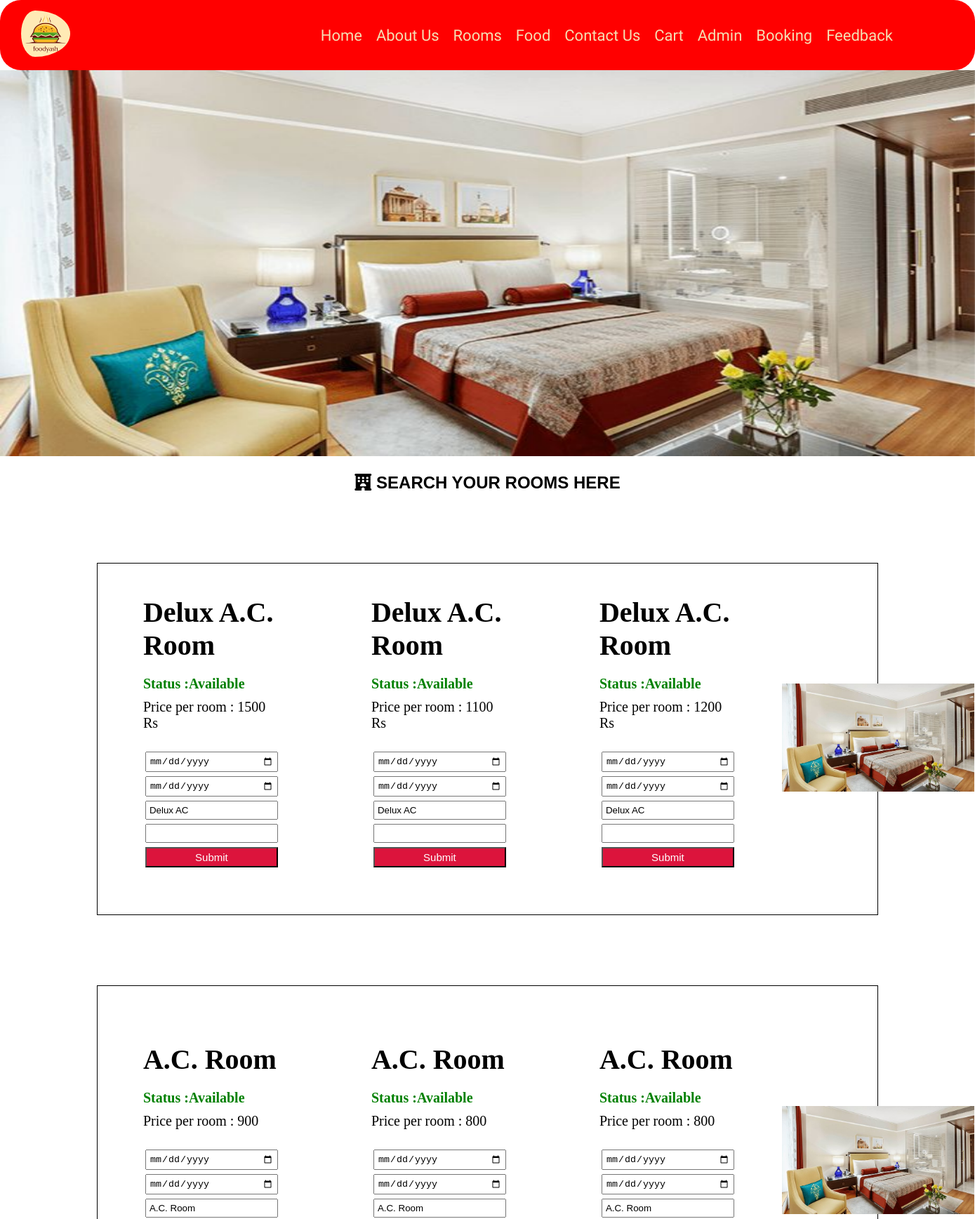
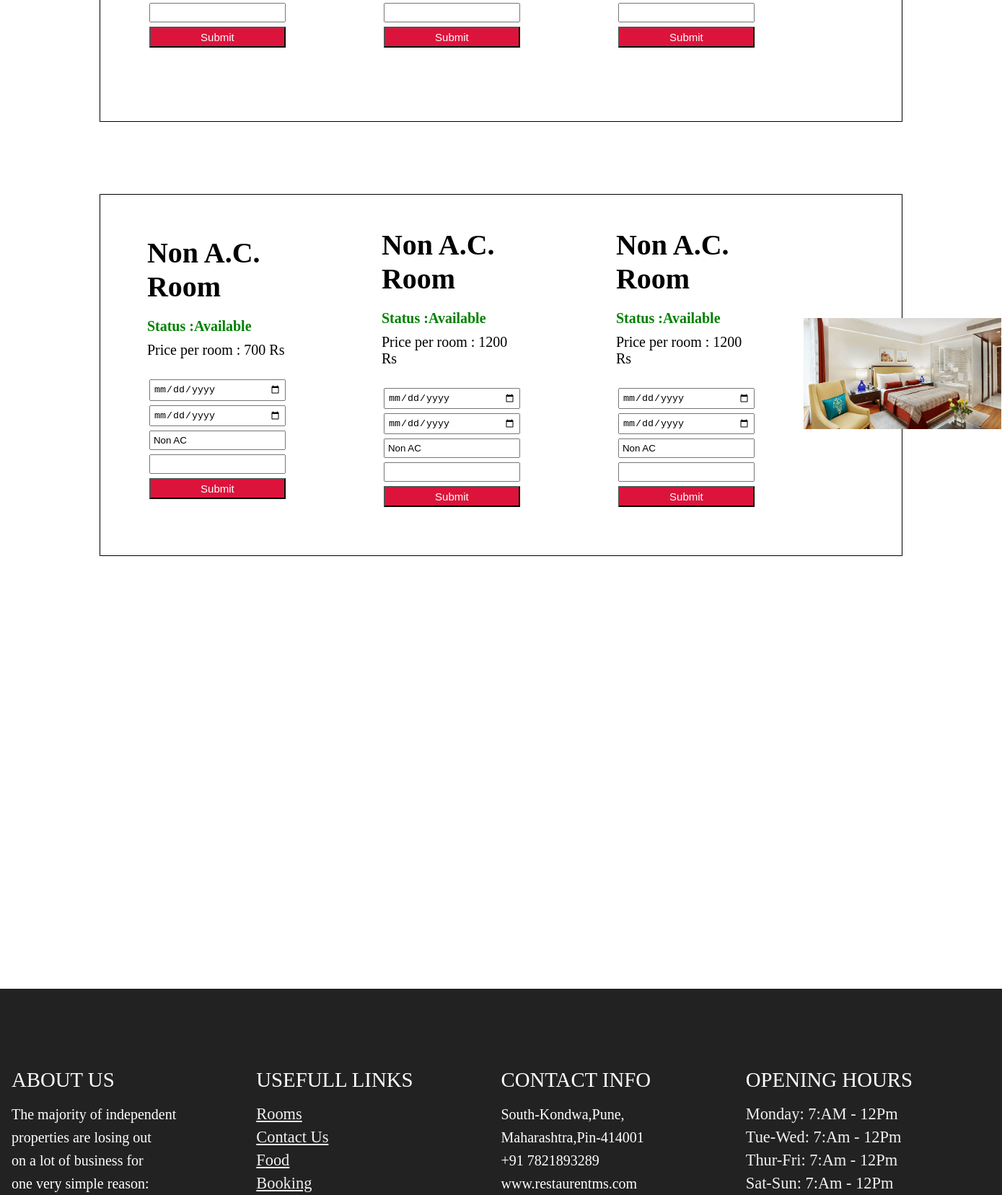
Screenshot of /room.php (upper part) with the database file from the repository (2 pictures, top to bottom).
### tables this page shows
CREATE TABLE `deluxacroom` (
  `id` int(11) NOT NULL,
  `roomno` int(11) NOT NULL,
  `roomtype` varchar(20) DEFAULT NULL,
  `price` int(11) NOT NULL,
  `status` varchar(20) NOT NULL DEFAULT 'un book'
);

CREATE TABLE `acroom` (
  `id` int(11) NOT NULL,
  `roomno` int(11) NOT NULL,
  `roomtype` varchar(20) DEFAULT NULL,
  `price` int(11) NOT NULL,
  `status` varchar(20) NOT NULL DEFAULT 'un book'
);

CREATE TABLE `nonac` (
  `id` int(11) NOT NULL,
  `roomno` int(11) NOT NULL,
  `roomtype` varchar(20) DEFAULT NULL,
  `price` int(11) NOT NULL,
  `status` varchar(20) NOT NULL DEFAULT 'un book'
);

### room.php (the view, shortened to what this page needs)
<?php
include 'header.php';
include 'dbcon.php';
?>
<div id="room-home">
     <figure>
         <img src="img/deluxroom.jpg" alt="delux">
     </figure>
</div>
<div id="f1">
    <h2 class="room-h2"><i class="fas fa-hotel"></i> SEARCH YOUR ROOMS HERE</h2>
         <?php
         $r = $_GET['room'];
         $ci = $_GET['ci'];
         $co = $_GET['co'];
         ?>
         <?php
         $qryy = "SELECT * FROM `deluxacroom` WHERE `status`='un book'";
         $run = mysqli_query($sql, $qryy);
         $count = mysqli_num_rows($run);
         if ($count > 0) { ?>
                   <section id="rooms-right">
                   <?php while ($row = mysqli_fetch_assoc($run)) { ?>
                   <div class="paras">
                     <p class="sectionTag">Delux A.C. Room</p>
                     <p class="sectionsubTag g">Status :Available </p>
                     <p class="sectionsubTag ">Price per room : <?php echo $row[
                         'price'
                     ]; ?> Rs</p>
                     <form action="r1.php" method="get">
                     <input type="date" name="ci"  value="<?php echo $ci; ?>" required>
                     <input type="date" name="co"  value="<?php echo $co; ?>" required>
                     <input type="text" name="rt" value="Delux AC" required>
                     <input type="text" name="nr" value="<?php echo $r; ?>" required>
                     <input type="submit" id="room-btn">
                     </form>
                     <br>
                     </div>
                     <?php } ?>
                     <div class="thumbnail">
                         <img src="img/deluxroom.jpg" alt="delux" class="imgFluid">
                     </div>
               </section>
         <?php }
         ?>
             <?php
             $qryy = "SELECT * FROM `acroom` WHERE `status`='un book'";
             $run = mysqli_query($sql, $qryy);
             $count = mysqli_num_rows($run);
             if ($count > 0) { ?>
                   <section id="rooms-right">
                    <?php while ($row = mysqli_fetch_assoc($run)) { ?>
                   <div class="paras">
                     <p class="sectionTag"> A.C. Room</p>
                     <p class="sectionsubTag g">Status :Available </p>
                     <p class="sectionsubTag ">Price per room : <?php echo $row[
                         'price'
                     ]; ?></p>
                     <form action="r2.php" method="get">
                     <input type="date" name="ci"  value="<?php echo $ci; ?>" required>
                     <input type="date" name="co"  value="<?php echo $co; ?>" required>
                     <input type="text" name="rt" value="A.C. Room" required>
                     <input type="text" name="nr" value="<?php echo $r; ?>" required>
                     <input type="submit" id="room-btn">
                     </form>
                     <br>
                     </div>
                     <?php } ?>
                     <div class="thumbnail">
                         <img src="img/deluxroom.jpg" alt="delux" class="imgFluid">
                     </div>
               </section>
         <?php }
             ?>
             <?php
             $qryy = "SELECT * FROM `nonac` WHERE `status`='un book'";
             $run = mysqli_query($sql, $qryy);
             $count = mysqli_num_rows($run);
             if ($count > 0) { ?>
                   <section id="rooms-right">
                    <?php while ($row = mysqli_fetch_assoc($run)) { ?>
                   <div class="paras">
                     <p class="sectionTag">Non A.C. Room</p>
                     <p class="sectionsubTag g">Status :Available </p>
                     <p class="sectionsubTag ">Price per room : <?php echo $row[
                         'price'
                     ]; ?> Rs</p>
                     <form action="r3.php" method="get">
                     <input type="date" name="ci"  value="<?php echo $ci; ?>" required>
                     <input type="date" name="co"  value="<?php echo $co; ?>" required>
                     <input type="text" name="rt" value="Non AC" required>
                     <input type="text" name="nr" value="<?php echo $r; ?>" required>
                     <input type="submit" id="room-btn">
                     </form>
                     <br>
                     </div>
                     <?php } ?>
                     <div class="thumbnail">
                         <img src="img/deluxroom.jpg" alt="delux" class="imgFluid">
                     </div>
               </section>
         <?php }
             ?>
     </div>
<?php include 'headfooter.php'; ?>
</body>
</html>

### header.php (shortened to what this page needs)
<!DOCTYPE html>
<html lang="en">
<head>
    <link rel="stylesheet" href="css/style.css">
</head>
<body>
    <nav class="navbar">
        <div class="left-nav">
            <img src="img/logo.png" alt="logo">
        </div>
        <div class="right-nav">
            <ul>
                <li class="item"><a href="index.php">Home</a></li>
                <li class="item"><a href="about.php">About Us</a></li>
                <li class="item"><a href="room.php">Rooms</a></li>
                <li class="item"><a href="food.php">Food</a></li>
                <li class="item"><a href="contact.php">Contact Us</a></li>
                <li class="item"><a href="cart.php">Cart</a></li>
                <li class="item"><a href="admin.php">Admin</a></li>
                <li class="item"><a href="bookinghall.php">Booking</a></li>
                <li class="item"><a href="feedback.php">Feedback</a></li>
            </ul>
        </div>
    </nav>

### headfooter.php (shortened to what this page needs)
<section id="footer" class="section footer">
        <div class="container">
            <div class="footer-container">
                <div class="footer-center">
                <h3>ABOUT US</h3>
                <p>The majority of independent <br> properties are losing out <br> on a lot of business for <br> one very simple reason: <br> their hotel websites are poorly <br> designed.</p>
                </div>
                <div class="footer-center">
                    <h3>USEFULL LINKS</h3>
                    <a href="room.php">Rooms</a>
                    <a href="contact.php">Contact Us</a>
                    <a href="food.php">Food</a>
                    <a href="booking.php">Booking</a>
                </div>
                <div class="footer-center">
                    <h3>CONTACT INFO</h3>
                    <p>South-Kondwa,Pune, <br>Maharashtra,Pin-414001 <br>+91 7821893289 <br>www.restaurentms.com</p>
                </div>
                <div class="footer-center">
                    <h3>OPENING HOURS</h3>
                    <div>
                        Monday: 7:AM - 12Pm
                    </div>
                    <div>
                        Tue-Wed: 7:Am - 12Pm
                    </div>
                    <div>
                        Thur-Fri: 7:Am - 12Pm
                    </div>
                    <div>
                        Sat-Sun: 7:Am - 12Pm
                    </div>
                </div>
            </div>
        </div>
    </section>

### css/style.css (style rules this page uses)
* { padding: 0; margin: 0; }
.navbar { width: 100%; position: sticky; height: 100px; background-color: red; display: flex; align-items: center; justify-content: center; border-radius: 30px; top: 0; }
.left-nav { width: 30%; }
.left-nav img { width: 70px; border-radius: 50%; padding-left: 30px; }
.right-nav { width: 70%; }
.right-nav ul { display: flex; }
.right-nav ul li { list-style: none; }
.right-nav ul li a { text-decoration: none; color: wheat; font-family: 'Baloo 2', cursive; padding: 0px 10px; font-size: 22px; font-weight: 400; position: relative; left: 30px; }
#rooms-right { height: 500px; display: flex; align-items: center; justify-content: space-evenly; max-width: 80%; margin: auto; border: 1px solid black; }
.paras { padding: 0 65px; }
.paras form { display: flex; justify-content: center; flex-direction: column; padding: 3px; }
.paras form input { margin-top: 6px; padding: 4px; }
#room-btn { background-color: crimson; color: white; font-size: 15px; }
.sectionTag { color: black; font-size: 40px; font-weight: 600; margin-bottom: 10px; }
.g { color: green; font-weight: 700; }
.sectionsubTag { padding-top: 10px; font-size: 20px; }
.thumbnail img { padding-right: 10px; width: 274px; }
#room-home { overflow: hidden; }
#room-home figure { position: relative; width: 500%; margin: 0; left: 0; animation: 20s slider infinite; }
#room-home figure img { width: 20%; float: left; height: 550px; }
#rooms-right { margin-top: 100px; }
.container { margin-top: 30px; }
.room-h2 { margin-top: 24px; text-align: center; font-family: 'Franklin Gothic Medium', 'Arial Narrow', Arial, sans-serif; }
#f1 form { margin-top: 20px; }
.footer { background-color: #222; padding: 5rem 1rem; line-height: 2rem; margin-top: 600px; }
.footer-center { margin-right: 1rem; }
.footer-container { display: grid; grid-template-columns: repeat(4, 1fr); color: #fff; }
.footer-center a:link, .footer-center a:visited { display: block; color: #f1f1f1; font-size: 1.4rem; transition: 0.6s; }
.footer-center p { font-size: 20px; }
.footer-center div { color: #f1f1f1; font-size: 1.4rem; }
.footer-center h3 { font-size: 1.8rem; font-weight: 400; margin-bottom: 1rem; }

### rows the page displays
deluxacroom: price "1500"
deluxacroom: price "1100"
deluxacroom: price "1200"
acroom: price "900"
acroom: price "800"
acroom: price "800"
nonac: price "700"
nonac: price "1200"
nonac: price "1200"
